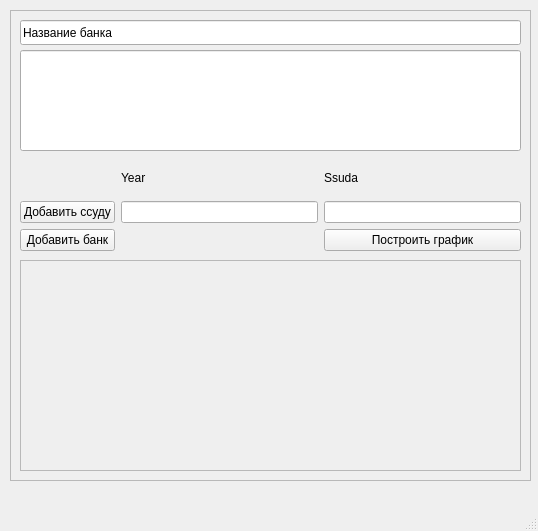
<?xml version="1.0" encoding="UTF-8"?>
<ui version="4.0">
 <class>MainWindow</class>
 <widget class="QMainWindow" name="MainWindow">
  <property name="geometry">
   <rect>
    <x>0</x>
    <y>0</y>
    <width>538</width>
    <height>531</height>
   </rect>
  </property>
  <property name="windowTitle">
   <string>MainWindow</string>
  </property>
  <widget class="QWidget" name="centralwidget">
   <widget class="QFrame" name="frame">
    <property name="geometry">
     <rect>
      <x>10</x>
      <y>10</y>
      <width>521</width>
      <height>471</height>
     </rect>
    </property>
    <property name="frameShape">
     <enum>QFrame::StyledPanel</enum>
    </property>
    <property name="frameShadow">
     <enum>QFrame::Raised</enum>
    </property>
    <widget class="QLineEdit" name="BankName">
     <property name="geometry">
      <rect>
       <x>10</x>
       <y>10</y>
       <width>501</width>
       <height>25</height>
      </rect>
     </property>
     <property name="text">
      <string>Название банка</string>
     </property>
    </widget>
    <widget class="QLineEdit" name="BankInfo">
     <property name="geometry">
      <rect>
       <x>10</x>
       <y>40</y>
       <width>501</width>
       <height>101</height>
      </rect>
     </property>
    </widget>
    <widget class="QWidget" name="gridLayoutWidget">
     <property name="geometry">
      <rect>
       <x>10</x>
       <y>150</y>
       <width>501</width>
       <height>91</height>
      </rect>
     </property>
     <layout class="QGridLayout" name="gridLayout">
      <item row="1" column="0">
       <widget class="QPushButton" name="AppendSsuda">
        <property name="text">
         <string>Добавить ссуду</string>
        </property>
       </widget>
      </item>
      <item row="1" column="1">
       <widget class="QLineEdit" name="Year"/>
      </item>
      <item row="0" column="1">
       <widget class="QLabel" name="label_2">
        <property name="text">
         <string>Year</string>
        </property>
       </widget>
      </item>
      <item row="0" column="2">
       <widget class="QLabel" name="label_3">
        <property name="text">
         <string>Ssuda</string>
        </property>
       </widget>
      </item>
      <item row="1" column="2">
       <widget class="QLineEdit" name="Ssuda"/>
      </item>
      <item row="2" column="0">
       <widget class="QPushButton" name="AppendBank">
        <property name="text">
         <string>Добавить банк</string>
        </property>
       </widget>
      </item>
      <item row="2" column="2">
       <widget class="QPushButton" name="Build">
        <property name="text">
         <string>Построить график</string>
        </property>
       </widget>
      </item>
     </layout>
    </widget>
    <widget class="QScrollArea" name="scrollArea">
     <property name="geometry">
      <rect>
       <x>10</x>
       <y>250</y>
       <width>501</width>
       <height>211</height>
      </rect>
     </property>
     <property name="widgetResizable">
      <bool>true</bool>
     </property>
     <widget class="QWidget" name="scrollAreaWidgetContents">
      <property name="geometry">
       <rect>
        <x>0</x>
        <y>0</y>
        <width>499</width>
        <height>209</height>
       </rect>
      </property>
      <widget class="QWidget" name="verticalLayoutWidget">
       <property name="geometry">
        <rect>
         <x>9</x>
         <y>9</y>
         <width>481</width>
         <height>191</height>
        </rect>
       </property>
       <layout class="QVBoxLayout" name="verticalLayout"/>
      </widget>
     </widget>
    </widget>
   </widget>
  </widget>
  <widget class="QMenuBar" name="menubar">
   <property name="geometry">
    <rect>
     <x>0</x>
     <y>0</y>
     <width>538</width>
     <height>22</height>
    </rect>
   </property>
  </widget>
  <widget class="QStatusBar" name="statusbar"/>
 </widget>
 <resources/>
 <connections/>
</ui>
